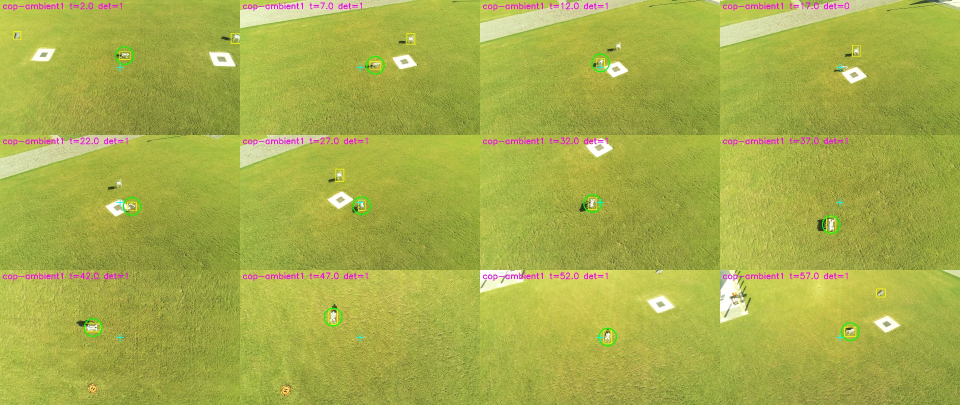
#> input picture scripts/tracking/analysis/nov17/chk_cop-ambient1.jpg, 1920 x 810 px (shown at 1/2 size)
$ python -i track_v1.py   (imports and definitions only)
#> lines starting #> are read from the running program, lines starting #| are printed output that depends on the picture; after the words box and inside, x2 and y2 are one past the last pixel; in counts of white or black regions, pixels touching at a corner belong together
#> further down, picture is the input picture: shape (810, 1920, 3); mean B, G, R 74, 174.9, 166.8
"""Detect the white quadruped in each frame of a run and log its pixel position.
Works on frames downscaled to 960x540 (2x down from 1920x1080)."""
import subprocess, sys, csv
import numpy as np, cv2

import os
VIDEO = os.environ.get('VIDEO', '/home/teiszler/Videos/ddil_tracking/nov09.MP4')
W, H = 960, 540
FPS = 30000 / 1001


# [10 lines left out: function frames, not called in this run]


def candidates(img):
    hsv = cv2.cvtColor(img, cv2.COLOR_BGR2HSV)
#> hsv: shape (810, 1920, 3); mean H, S, V 34.1, 151.6, 176.7
    h, s, v = cv2.split(hsv)
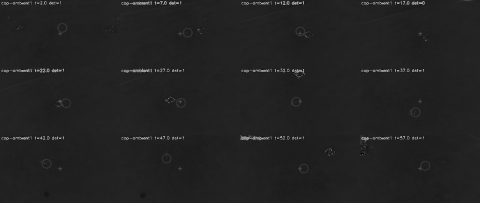
#> h: shape (810, 1920) (shown at 1/4 size); min 0, max 179, mean 34.1
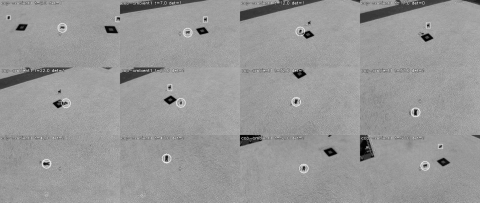
#> s: shape (810, 1920) (shown at 1/4 size); min 0, max 255, mean 151.6
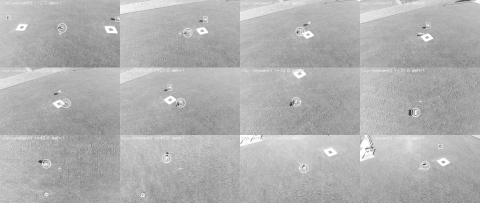
#> v: shape (810, 1920) (shown at 1/4 size); min 40, max 255, mean 176.7
    white = ((s < 70) & (v > 140)).astype(np.uint8)
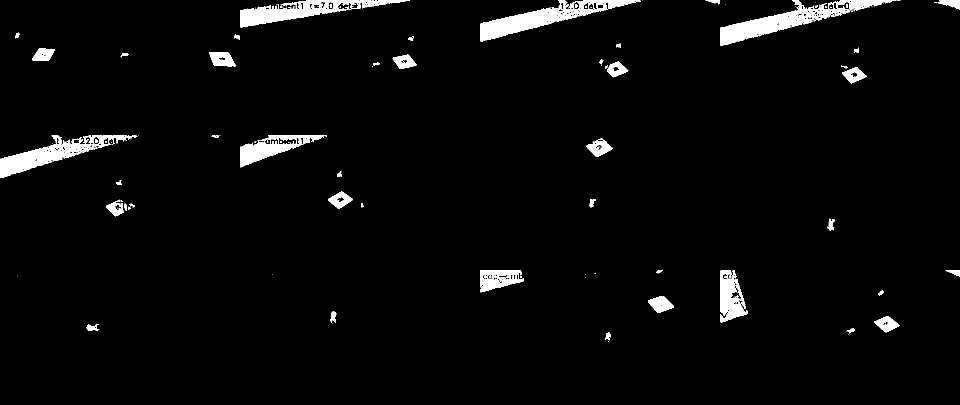
#> white: shape (810, 1920) (shown at 1/2 size); values 0 (black) and 1 (white), 3.3% white; 115 white regions (62 under 20 px), largest, box (x1, y1, x2, y2) and area: (1440, 0, 1791, 92) 8481, (960, 0, 1282, 83) 7907, (0, 270, 275, 356) 6736
    green = ((h >= 25) & (h <= 95) & (s > 45)).astype(np.float32)
#> green: shape (810, 1920) float32; values 0 (black) and 1 (white), 97.4% white; 195 black regions (74 under 20 px), largest, box (x1, y1, x2, y2) and area: (1440, 540, 1559, 628) 2975, (960, 540, 1080, 584) 2727, (1167, 274, 1225, 314) 1259
    greenfrac = cv2.boxFilter(green, -1, (61, 61))
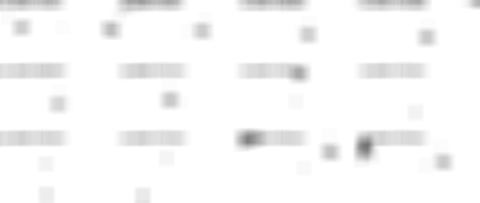
#> greenfrac: shape (810, 1920) float32 (shown at 1/4 size); min 0.441, max 1, mean 0.974
    white = cv2.morphologyEx(white, cv2.MORPH_CLOSE, np.ones((3, 3), np.uint8))
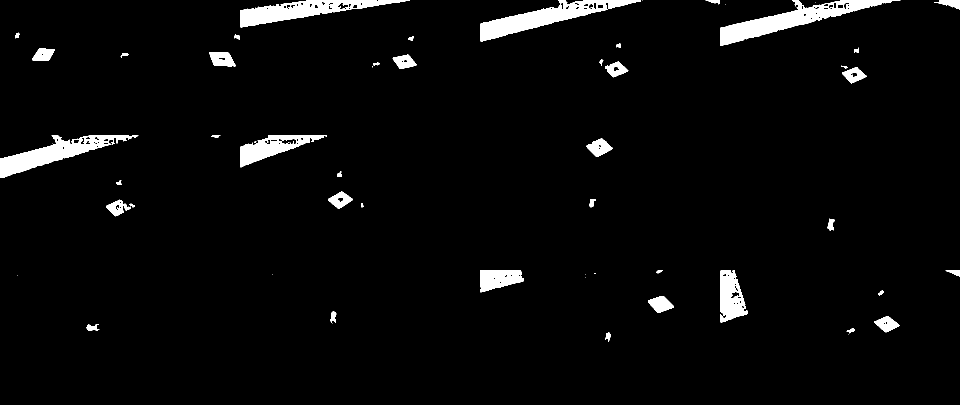
#> white: shape (810, 1920) (shown at 1/2 size); values 0 (black) and 1 (white), 3.6% white; 55 white regions (13 under 20 px)
    # pass 1: find landing pads via enclosed dark holes and erase them from the white mask
    contours, hier = cv2.findContours(white, cv2.RETR_CCOMP, cv2.CHAIN_APPROX_SIMPLE)
#> contours = 147 contours, 40 with area under 20; largest, box (x1, y1, x2, y2) and area: (1440, 0, 1801, 92) 9309, (960, 0, 1282, 83) 8493, (480, 0, 820, 55) 7530, (0, 270, 277, 356) 7488, (480, 270, 654, 335) 4552
    if hier is not None:
        for i, c in enumerate(contours):
            if hier[0][i][3] == -1:
                continue
            ha = cv2.contourArea(c)
            if ha < 8:
                continue
            (cx, cy), (rw, rh), ang = cv2.minAreaRect(c)
            if min(rw, rh) < 0.4 * max(rw, rh):
                continue  # pad centres are squarish
            box = cv2.boxPoints(((cx, cy), (rw * 2.6 + 4, rh * 2.6 + 4), ang)).astype(np.int32)
            cv2.fillPoly(white, [box], 0)
#> this loop made 147 passes
#> (ha, cx, cy, rw, rh, ang, box) on passes 6, 7, 18, 19: (14, 1768, 647, 4, 4, -90, [[1775, 654], [1760, 654], [1760, 639], [1775, 639]]), (21.5, 1772.5, 645.5, 5, 5, -90, [[1781, 654], [1764, 654], [1764, 637], [1781, 637]]), (20, 1485.5, 613.5, 4.24, 5.66, -45, [[1486, 625], [1473, 612], [1484, 601], [1497, 614]]), (14, 1475, 606, 4, 4, -90, [[1482, 613], [1467, 613], [1467, 598], [1482, 598]])
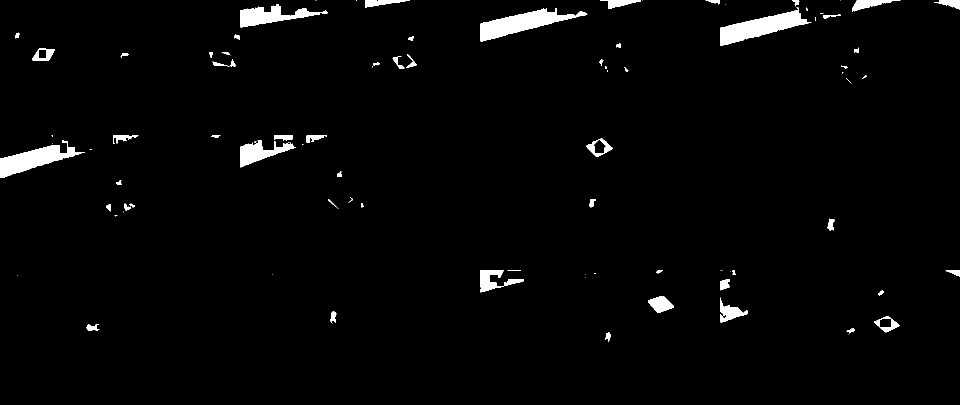
#> white: shape (810, 1920) (shown at 1/2 size); values 0 (black) and 1 (white), 2.3% white; 90 white regions (30 under 20 px)
    contours, hier = cv2.findContours(white, cv2.RETR_CCOMP, cv2.CHAIN_APPROX_SIMPLE)
#> contours = 93 contours, 33 with area under 20; largest, box (x1, y1, x2, y2) and area: (960, 16, 1175, 83) 5347, (1440, 15, 1623, 92) 5340, (0, 280, 170, 356) 4592, (480, 8, 656, 55) 3198, (480, 280, 592, 335) 2368
    out = []
    if hier is None:
        return out
    hier = hier[0]
    for i, c in enumerate(contours):
        if hier[i][3] != -1:
            continue  # it's a hole
        area = cv2.contourArea(c)
        x, y, w, hh = cv2.boundingRect(c)
        if not (12 <= area <= 600) or max(w, hh) > 45:
            continue
        # holes (landing pad dark centre)
        hole = 0
        j = hier[i][2]
        while j != -1:
            hole += cv2.contourArea(contours[j]); j = hier[j][0]
        if hole > 0.15 * area:
            continue
        # pad-like: near-square, solid filled bbox with dark interior
        if w > 12 and hh > 12:
            cv_ = v[y + hh // 3:y + 2 * hh // 3, x + w // 3:x + 2 * w // 3]
            wf = white[y:y + hh, x:x + w].mean()
            if cv_.size and cv_.mean() < 110 and wf > 0.45:
                continue  # landing pad: white frame, dark centre
        cx, cy = x + w / 2, y + hh / 2
        if greenfrac[int(cy), int(cx)] < 0.55:
            continue  # must be surrounded by grass (rejects path, trailer, buildings)
        out.append((cx, cy, area, w, hh))
#> this loop made 93 passes
#> (area, x, y, w, hh, wf, cx, cy) on passes 7, 11, 12, 20, 26, 31, 33, 34: (152.5, 660, 622, 13, 25, 0.575, 666.5, 634.5), (267.5, 1440, 559, 20, 22, 0.691, 1450, 570), (265.5, 1009, 558, 38, 14, 0.585, 1028, 565), (157.5, 1891, 540, 29, 13, 0.509, 1905.5, 546.5), (182.5, 1655, 437, 14, 25, 0.62, 1662, 449.5), (76.5, 248, 407, 14, 15, 0.529, 255, 414.5), (107, 1178, 398, 13, 17, 0.593, 1184.5, 406.5), (29, 656, 398, 21, 20, 0.121, 666.5, 408)
#> after the loop, out = 43 items, first 6: (1215.5, 674.5, 92, 11, 19), (1701, 662, 62.5, 16, 10), (185.5, 655, 168.5, 27, 12), (666.5, 634.5, 152.5, 13, 25), (1762, 586, 50.5, 12, 10), (1450, 570, 267.5, 20, 22)
    return out


# [32 lines left out: function run, not called in this run]


# [3 lines not run here, left out]

>>> import cv2
>>> picture = cv2.imread('nov17/chk_cop-ambient1.jpg')
>>> result = candidates(picture)
#> result has the same summary as out in candidates

$ run again, on scripts/tracking/analysis/nov17/chk_cop-ambient2.jpg
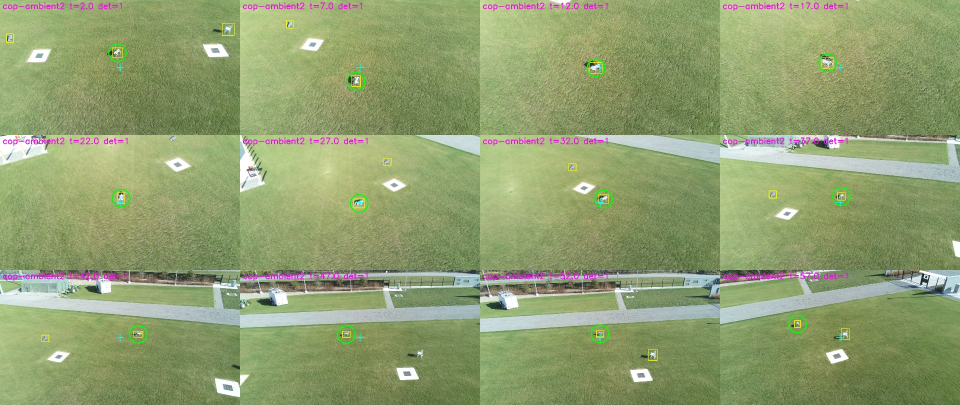
#> input picture scripts/tracking/analysis/nov17/chk_cop-ambient2.jpg, 1920 x 810 px (shown at 1/2 size)
#> picture is the input picture: shape (810, 1920, 3); mean B, G, R 111.9, 159.8, 144.3
#> hsv: shape (810, 1920, 3); mean H, S, V 44.8, 84.6, 161.6
#> in candidates, `green = ((h >= 25) & (h <= 95) & (s > 45)).astype(np.float32)`:
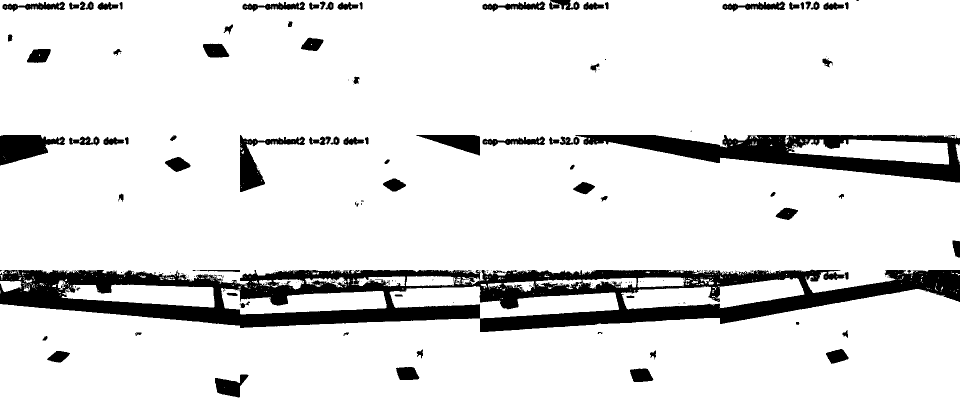
#> green: shape (810, 1920) float32 (shown at 1/2 size); values 0 (black) and 1 (white), 88.7% white; 241 black regions (158 under 20 px), largest, box (x1, y1, x2, y2) and area: (0, 539, 1920, 664) 106432, (1150, 270, 1920, 365) 29592, (0, 270, 130, 331) 4885
#> in candidates, `contours, hier = cv2.findContours(white, cv2.RETR_CCOMP, cv2.CHAIN_APP..`: contours = 4843 contours, 4376 with area under 20; largest, box (x1, y1, x2, y2) and area: (0, 507, 1920, 665) 145738, (1097, 256, 1920, 366) 40818, (805, 570, 1238, 636) 13358, (1589, 275, 1898, 329) 10104, (135, 569, 429, 615) 9269
#> the loop in candidates, `for i, c in enumerate(contours):` made 4843 passes
#> c on passes 1 to 3: [[1196, 809]], [[1121, 809]], [[246, 809]]
#> after the loop in candidates, `for i, c in enumerate(contours):`:
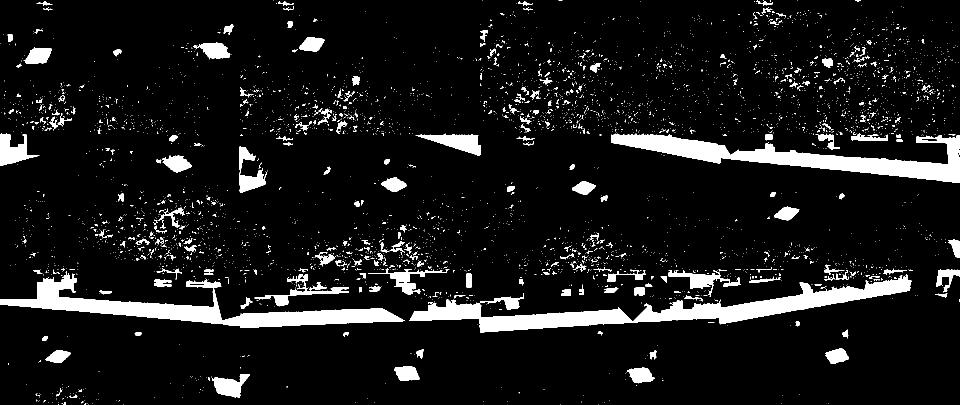
#> white: shape (810, 1920) (shown at 1/2 size); values 0 (black) and 1 (white), 8.6% white; 4278 white regions (3963 under 20 px)
#> in candidates, `contours, hier = cv2.findContours(white, cv2.RETR_CCOMP, cv2.CHAIN_APP..`: contours = 4281 contours, 4094 with area under 20; largest, box (x1, y1, x2, y2) and area: (819, 548, 1823, 665) 26964, (0, 543, 810, 656) 22336, (1223, 267, 1920, 366) 21734, (831, 267, 961, 312) 2592, (0, 266, 79, 332) 2331
#> the loop in candidates, `for i, c in enumerate(contours):` made 4281 passes
#> (area, x, y, w, hh, wf) on passes 120, 122, 171, 188, 211, 214, 267, 312: (120, 1299, 701, 14, 18, 0.595), (131.5, 833, 698, 15, 20, 0.537), (133.5, 481, 595, 24, 23, 0.317), (67, 1369, 590, 37, 13, 0.262), (176, 1123, 579, 19, 13, 0.846), (274, 1269, 575, 21, 17, 0.868), (304, 308, 558, 35, 15, 0.707), (23.5, 1649, 548, 21, 13, 0.286)
#> after the loop in candidates, `for i, c in enumerate(contours):`: out = 218 items, first 6: (129, 807, 12, 6, 6), (146.5, 792.5, 20.5, 17, 5), (160.5, 781, 17, 7, 6), (418, 758, 12, 4, 8), (1306, 710, 120, 14, 18), (840.5, 708, 131.5, 15, 20)
#> result has the same summary as out in candidates

$ run again, on scripts/tracking/analysis/nov17/chk_cop-ambient3.jpg
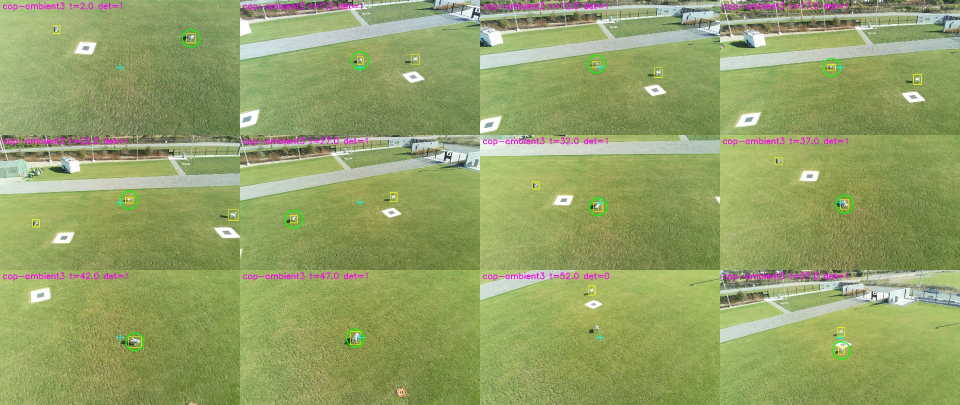
#> input picture scripts/tracking/analysis/nov17/chk_cop-ambient3.jpg, 1920 x 810 px (shown at 1/2 size)
#> picture is the input picture: shape (810, 1920, 3); mean B, G, R 102.7, 162.4, 147.8
#> hsv: shape (810, 1920, 3); mean H, S, V 41.6, 101.1, 164.2
#> in candidates, `green = ((h >= 25) & (h <= 95) & (s > 45)).astype(np.float32)`:
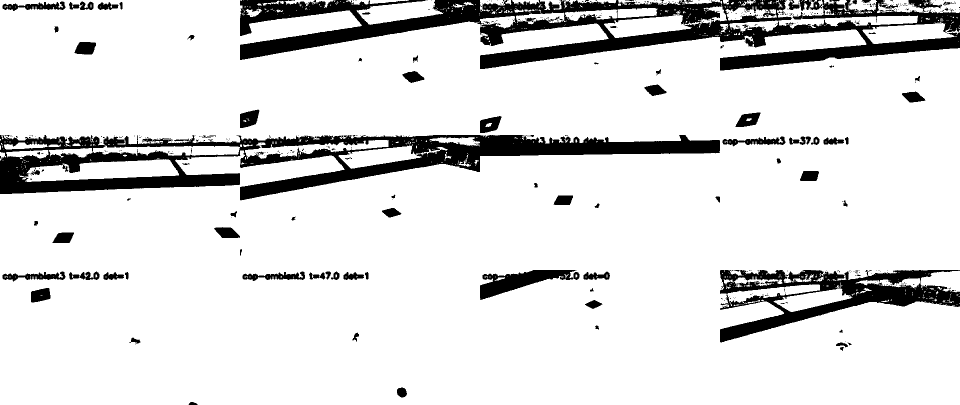
#> green: shape (810, 1920) float32 (shown at 1/2 size); values 0 (black) and 1 (white), 87.3% white; 492 black regions (402 under 20 px), largest, box (x1, y1, x2, y2) and area: (480, 0, 1920, 141) 78453, (0, 270, 1440, 401) 65088, (1440, 540, 1920, 685) 24555
#> in candidates, `contours, hier = cv2.findContours(white, cv2.RETR_CCOMP, cv2.CHAIN_APP..`: contours = 1497 contours, 1208 with area under 20; largest, box (x1, y1, x2, y2) and area: (479, 0, 1920, 142) 93144, (0, 244, 1440, 401) 86885, (1440, 539, 1920, 686) 33029, (62, 318, 358, 363) 8329, (1212, 21, 1418, 76) 4945
#> the loop in candidates, `for i, c in enumerate(contours):` made 1497 passes
#> c on passes 1 to 3: [[1111, 809]], [[390, 808], [390, 809], [391, 809], [391, 808]], [[388, 805], [389, 806], [389, 805]]
#> after the loop in candidates, `for i, c in enumerate(contours):`:
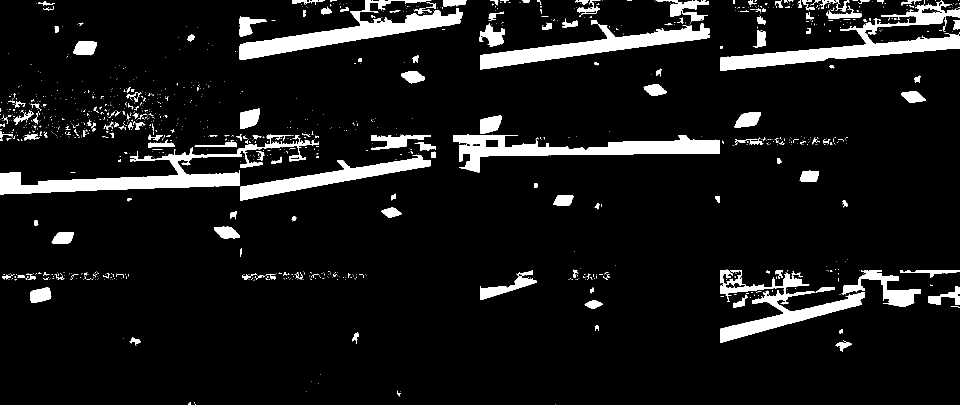
#> white: shape (810, 1920) (shown at 1/2 size); values 0 (black) and 1 (white), 8.6% white; 1139 white regions (952 under 20 px)
#> in candidates, `contours, hier = cv2.findContours(white, cv2.RETR_CCOMP, cv2.CHAIN_APP..`: contours = 1145 contours, 1010 with area under 20; largest, box (x1, y1, x2, y2) and area: (1440, 0, 1920, 142) 15024, (0, 269, 638, 389) 14957, (906, 269, 1440, 345) 13664, (479, 0, 926, 120) 13069, (960, 40, 1419, 139) 11853
#> the loop in candidates, `for i, c in enumerate(contours):` made 1145 passes
#> (area, x, y, w, hh, wf, cx, cy) on passes 11, 14, 15, 19, 24: (241, 1671, 684, 33, 19, 0.451, 1687.5, 693.5), (132.5, 259, 675, 22, 17, 0.439, 270, 683.5), (113, 704, 665, 14, 22, 0.464, 711, 676), (351.5, 1169, 600, 36, 18, 0.6, 1187, 609), (225.5, 1466, 589, 30, 27, 0.344, 1481, 602.5)
#> after the loop in candidates, `for i, c in enumerate(contours):`: out = 96 items, first 6: (379.5, 807.5, 14, 5, 5), (797.5, 787, 14.5, 7, 12), (1687.5, 693.5, 241, 33, 19), (270, 683.5, 132.5, 22, 17), (711, 676, 113, 14, 22), (1682, 662.5, 33.5, 8, 9)
#> result has the same summary as out in candidates
